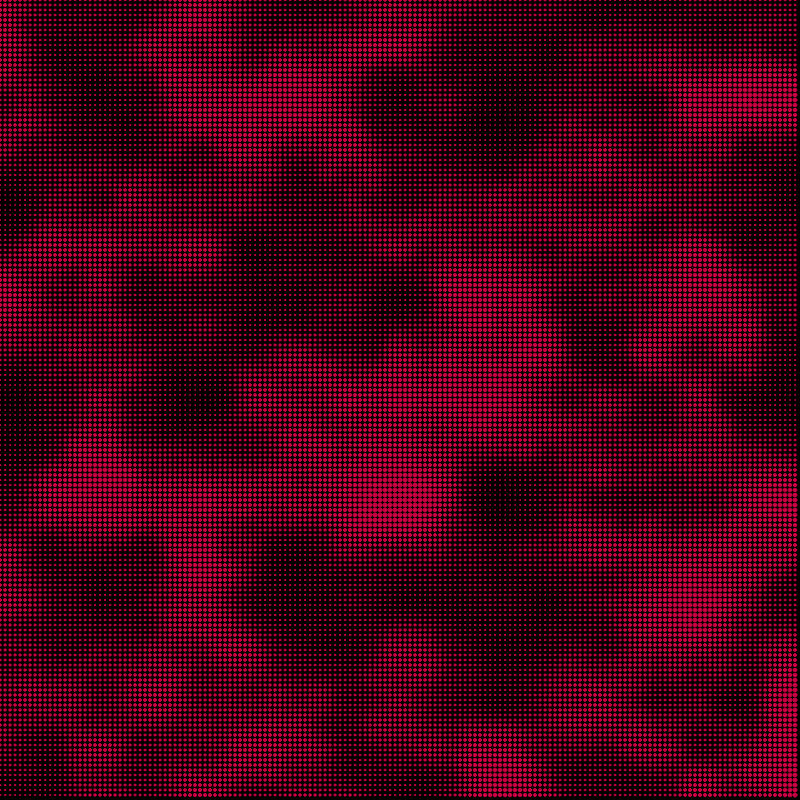
Frame 1 (no input)
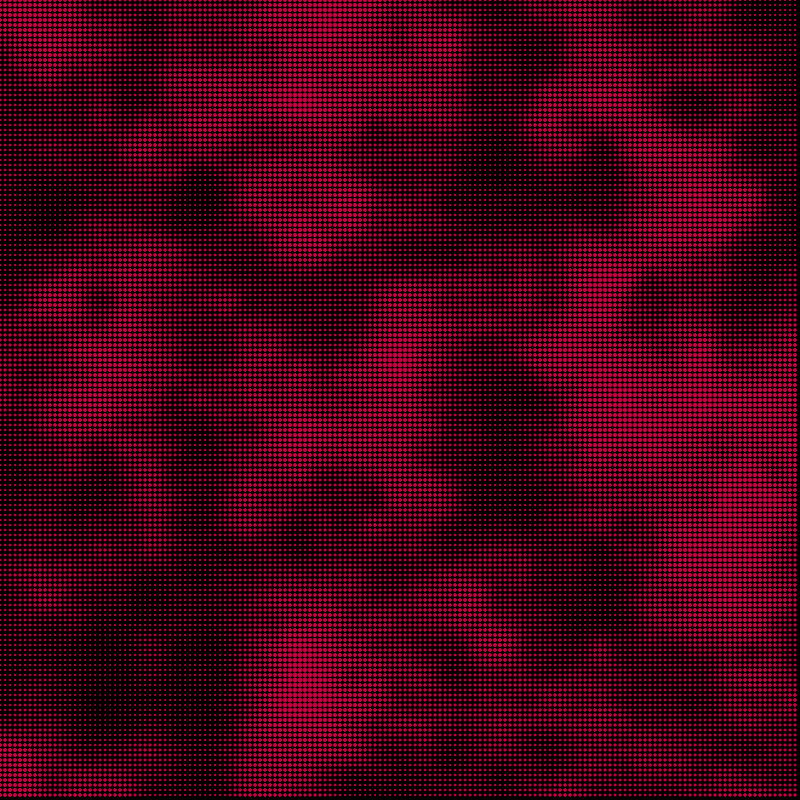
Frame 60 (no input)
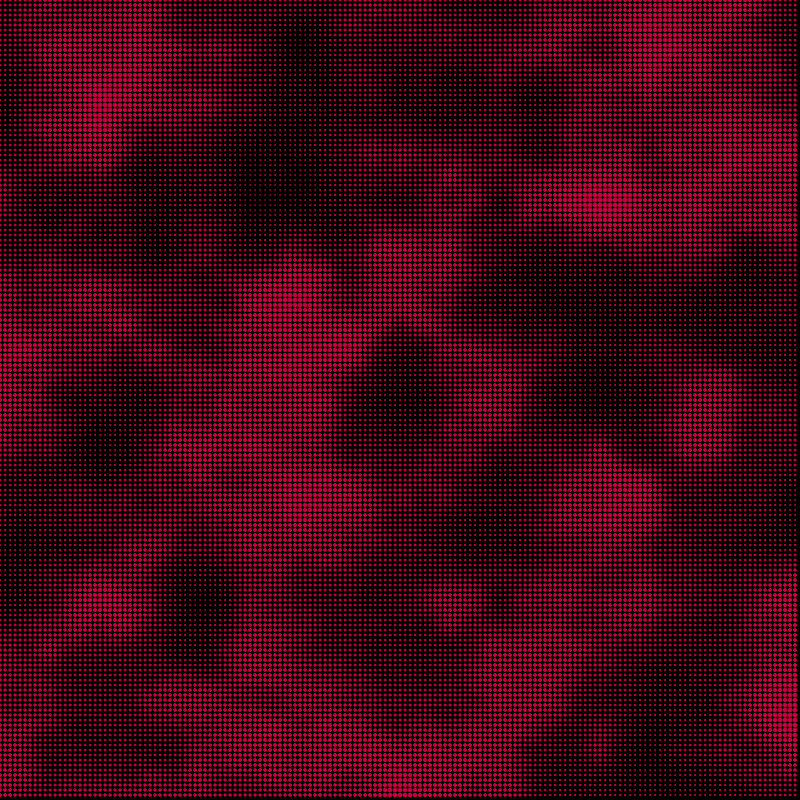
Frame 120 (the mouse pressed at the canvas centre since frame 60)

The p5.js sketch that drew these frames (run headless with seeded random() and noise() and a simulated clock; from frame 60 on, the mouse is pressed at the canvas centre):

// p5.js sketch
// ── sketch.js
let CELL_SIZE = 5;
let NOISE_SCALE = 0.01


function setup() {
    createCanvas(800, 800);
    colorMode(HSB);
    let c = color(340, 100, 80, 1);
    fill(c);
    stroke(c);
}

function draw_cell(x, y, bright) {
    let size = map(bright, 0, 1, 0, CELL_SIZE);
    circle(x, y, size);
}

function draw() {
    clear();
    background(color(0, 0, 0, 1));
    for (let i=0; i < width; i+= CELL_SIZE) {
        for (let j=0; j < height; j += CELL_SIZE) {
            let bright = noise(i * NOISE_SCALE, j * NOISE_SCALE, frameCount * 5 * NOISE_SCALE);
            draw_cell(i, j, bright);
        }
    }
}
